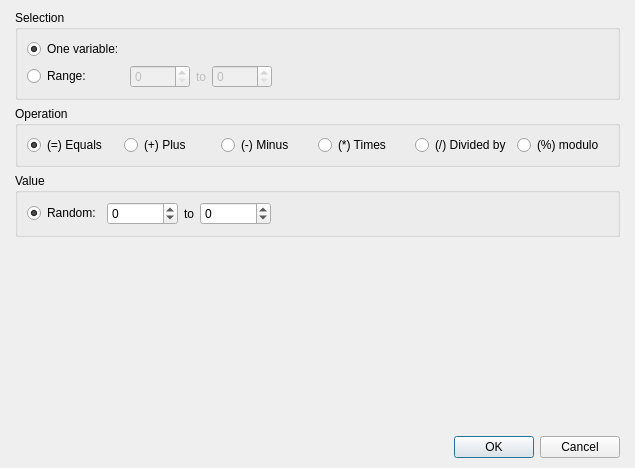
<?xml version="1.0" encoding="UTF-8"?>
<ui version="4.0">
 <class>DialogCommandChangeVariables</class>
 <widget class="QDialog" name="DialogCommandChangeVariables">
  <property name="geometry">
   <rect>
    <x>0</x>
    <y>0</y>
    <width>635</width>
    <height>468</height>
   </rect>
  </property>
  <property name="windowTitle">
   <string>Change variables</string>
  </property>
  <layout class="QGridLayout" name="gridLayout_4">
   <property name="leftMargin">
    <number>15</number>
   </property>
   <property name="topMargin">
    <number>10</number>
   </property>
   <property name="rightMargin">
    <number>15</number>
   </property>
   <property name="bottomMargin">
    <number>10</number>
   </property>
   <item row="0" column="0">
    <layout class="QVBoxLayout" name="verticalLayout" stretch="0,0,0,1,0">
     <item>
      <widget class="QGroupBox" name="groupBox">
       <property name="title">
        <string>Selection</string>
       </property>
       <layout class="QGridLayout" name="gridLayout_3">
        <item row="0" column="0">
         <layout class="QGridLayout" name="gridLayout_2" columnminimumwidth="0,0,0,0,1">
          <item row="0" column="4" rowspan="2">
           <spacer name="horizontalSpacer">
            <property name="orientation">
             <enum>Qt::Horizontal</enum>
            </property>
            <property name="sizeHint" stdset="0">
             <size>
              <width>40</width>
              <height>20</height>
             </size>
            </property>
           </spacer>
          </item>
          <item row="1" column="0">
           <widget class="QRadioButton" name="radioButtonRange">
            <property name="text">
             <string>Range:</string>
            </property>
           </widget>
          </item>
          <item row="1" column="1">
           <widget class="QSpinBox" name="spinBoxRange1">
            <property name="enabled">
             <bool>false</bool>
            </property>
            <property name="minimumSize">
             <size>
              <width>60</width>
              <height>0</height>
             </size>
            </property>
            <property name="maximumSize">
             <size>
              <width>60</width>
              <height>16777215</height>
             </size>
            </property>
           </widget>
          </item>
          <item row="0" column="0">
           <widget class="QRadioButton" name="radioButtonOneVariable">
            <property name="text">
             <string>One variable:</string>
            </property>
            <property name="checked">
             <bool>true</bool>
            </property>
           </widget>
          </item>
          <item row="1" column="2" alignment="Qt::AlignHCenter">
           <widget class="QLabel" name="labelRange">
            <property name="enabled">
             <bool>false</bool>
            </property>
            <property name="text">
             <string>to</string>
            </property>
           </widget>
          </item>
          <item row="1" column="3">
           <widget class="QSpinBox" name="spinBoxRange2">
            <property name="enabled">
             <bool>false</bool>
            </property>
            <property name="minimumSize">
             <size>
              <width>60</width>
              <height>0</height>
             </size>
            </property>
            <property name="maximumSize">
             <size>
              <width>60</width>
              <height>16777215</height>
             </size>
            </property>
           </widget>
          </item>
          <item row="0" column="1" colspan="3">
           <widget class="WidgetVariableSwitch" name="widgetVariableOne" native="true">
            <property name="enabled">
             <bool>true</bool>
            </property>
            <property name="maximumSize">
             <size>
              <width>175</width>
              <height>16777215</height>
             </size>
            </property>
           </widget>
          </item>
         </layout>
        </item>
       </layout>
      </widget>
     </item>
     <item>
      <widget class="QGroupBox" name="groupBox_2">
       <property name="title">
        <string>Operation</string>
       </property>
       <layout class="QGridLayout" name="gridLayout">
        <item row="0" column="0">
         <layout class="QHBoxLayout" name="horizontalLayout">
          <item>
           <widget class="QRadioButton" name="radioButtonEquals">
            <property name="text">
             <string>(=) Equals</string>
            </property>
            <property name="checked">
             <bool>true</bool>
            </property>
           </widget>
          </item>
          <item>
           <widget class="QRadioButton" name="radioButtonPlus">
            <property name="text">
             <string>(+) Plus</string>
            </property>
           </widget>
          </item>
          <item>
           <widget class="QRadioButton" name="radioButtonMinus">
            <property name="text">
             <string>(-) Minus</string>
            </property>
           </widget>
          </item>
          <item>
           <widget class="QRadioButton" name="radioButtonTimes">
            <property name="text">
             <string>(*) Times</string>
            </property>
           </widget>
          </item>
          <item>
           <widget class="QRadioButton" name="radioButtonDivided">
            <property name="text">
             <string>(/) Divided by</string>
            </property>
           </widget>
          </item>
          <item>
           <widget class="QRadioButton" name="radioButtonModulo">
            <property name="text">
             <string>(%) modulo</string>
            </property>
           </widget>
          </item>
         </layout>
        </item>
       </layout>
      </widget>
     </item>
     <item>
      <widget class="QGroupBox" name="groupBox_3">
       <property name="title">
        <string>Value</string>
       </property>
       <layout class="QGridLayout" name="gridLayout_6">
        <item row="0" column="0">
         <layout class="QGridLayout" name="gridLayout_5">
          <item row="0" column="0">
           <widget class="QRadioButton" name="radioButtonRandom">
            <property name="text">
             <string>Random:</string>
            </property>
            <property name="checked">
             <bool>true</bool>
            </property>
           </widget>
          </item>
          <item row="0" column="1">
           <widget class="QSpinBox" name="spinBoxRandom1">
            <property name="minimumSize">
             <size>
              <width>60</width>
              <height>0</height>
             </size>
            </property>
            <property name="minimum">
             <number>-999999999</number>
            </property>
            <property name="maximum">
             <number>999999999</number>
            </property>
           </widget>
          </item>
          <item row="0" column="2">
           <widget class="QLabel" name="labelRandom">
            <property name="text">
             <string>to</string>
            </property>
           </widget>
          </item>
          <item row="0" column="3">
           <widget class="QSpinBox" name="spinBoxRandom2">
            <property name="minimumSize">
             <size>
              <width>60</width>
              <height>0</height>
             </size>
            </property>
            <property name="minimum">
             <number>-999999999</number>
            </property>
            <property name="maximum">
             <number>999999999</number>
            </property>
           </widget>
          </item>
          <item row="0" column="4">
           <spacer name="horizontalSpacer_2">
            <property name="orientation">
             <enum>Qt::Horizontal</enum>
            </property>
            <property name="sizeHint" stdset="0">
             <size>
              <width>40</width>
              <height>20</height>
             </size>
            </property>
           </spacer>
          </item>
         </layout>
        </item>
       </layout>
      </widget>
     </item>
     <item>
      <spacer name="verticalSpacer">
       <property name="orientation">
        <enum>Qt::Vertical</enum>
       </property>
       <property name="sizeHint" stdset="0">
        <size>
         <width>20</width>
         <height>40</height>
        </size>
       </property>
      </spacer>
     </item>
     <item>
      <widget class="QDialogButtonBox" name="buttonBox">
       <property name="orientation">
        <enum>Qt::Horizontal</enum>
       </property>
       <property name="standardButtons">
        <set>QDialogButtonBox::Cancel|QDialogButtonBox::Ok</set>
       </property>
      </widget>
     </item>
    </layout>
   </item>
  </layout>
 </widget>
 <customwidgets>
  <customwidget>
   <class>WidgetVariableSwitch</class>
   <extends>QWidget</extends>
   <header>widgetvariableswitch.h</header>
   <container>1</container>
  </customwidget>
 </customwidgets>
 <resources/>
 <connections>
  <connection>
   <sender>buttonBox</sender>
   <signal>accepted()</signal>
   <receiver>DialogCommandChangeVariables</receiver>
   <slot>accept()</slot>
   <hints>
    <hint type="sourcelabel">
     <x>264</x>
     <y>456</y>
    </hint>
    <hint type="destinationlabel">
     <x>157</x>
     <y>274</y>
    </hint>
   </hints>
  </connection>
  <connection>
   <sender>buttonBox</sender>
   <signal>rejected()</signal>
   <receiver>DialogCommandChangeVariables</receiver>
   <slot>reject()</slot>
   <hints>
    <hint type="sourcelabel">
     <x>332</x>
     <y>456</y>
    </hint>
    <hint type="destinationlabel">
     <x>286</x>
     <y>274</y>
    </hint>
   </hints>
  </connection>
 </connections>
</ui>
